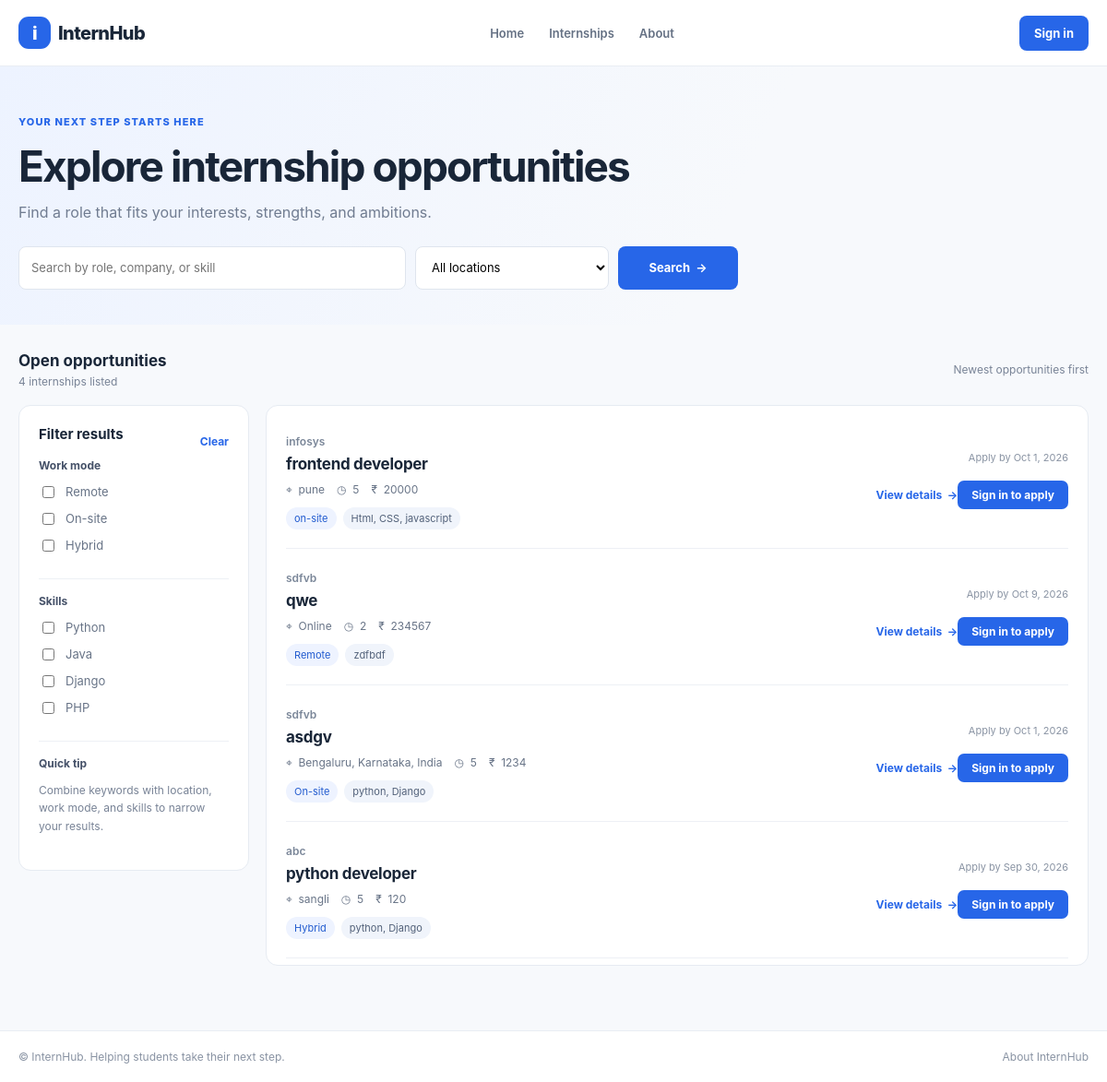
Screenshot of /internships/ with the database file from the repository.
### internships/models.py (models this page shows, shortened)
class Internship(models.Model):
    company = models.CharField(max_length=150)
    title = models.CharField(max_length=200)
    location = models.CharField(max_length=150)
    work_mode = models.CharField(max_length=50)
    duration = models.CharField(max_length=100)
    stipend = models.CharField(max_length=100)
    skills = models.TextField()
    about = models.TextField()
    responsibilities = models.TextField()
    requirements = models.TextField()
    last_date = models.DateField()
    created_at = models.DateTimeField(auto_now_add=True)

### internships/views.py (the view)
def internship_index(request):
    internships = Internship.objects.all().order_by("-created_at")
    student_id = request.session.get("student_id")
    is_student = (
        request.session.get("account_type") == "student"
        and Student.objects.filter(id=student_id).exists()
    )
    return render(
        request,
        "internships/internship_index.html",
        {
            "internships": internships,
            "is_student": is_student,
            "applied_internship_ids": (
                Application.objects.filter(student_id=student_id).values_list(
                    "internship_id", flat=True
                )
                if is_student
                else ()
            ),
        }
    )

### internships/templates/internships/internship_index.html (shortened to what this page needs)
<!DOCTYPE html>
<html lang="en">
<head>
</head>
<body>
    <header><nav class="wrap nav" aria-label="Main navigation">
        <a class="brand" href="{% url 'index' %}"><span>i</span>InternHub</a>
        <div class="links"><a href="{% url 'index' %}">Home</a><a href="{% url 'internship_index' %}">Internships</a><a href="{% url 'open_aboutus' %}">About</a></div>
        {% if is_student %}
            <a class="button" href="{% url 'student_dashboard' %}">Student dashboard</a>
        {% else %}
            <a class="button" href="{% url 'open_loginforms' %}">Sign in</a>
        {% endif %}
    </nav></header>
    <section class="hero"><div class="wrap">
        <span class="eyebrow">Your next step starts here</span><h1>Explore internship opportunities</h1><p>Find a role that fits your interests, strengths, and ambitions.</p>
        <form class="search" id="search-form" role="search">
            <input id="search-query" type="search" placeholder="Search by role, company, or skill" aria-label="Search by role, company, or skill">
            <select id="location-query" aria-label="Filter by location"><option value="">All locations</option></select>
            <button class="button" type="submit">Search&nbsp; →</button>
        </form>
    </div></section>
    <main class="wrap main">
        <div class="result-top"><div><h2>Open opportunities</h2><p><span id="result-count">{{ internships|length }}</span> <span id="result-label">internship{{ internships|length|pluralize }}</span> listed</p></div><span class="sort-note">Newest opportunities first</span></div>
        <div class="layout">
            <aside class="filters">
                <div style="display:flex;justify-content:space-between;align-items:center"><h3>Filter results</h3><button class="clear" type="button" id="clear-filters">Clear</button></div>
                <div class="filter-groups">
                    <section class="filter-group"><h4>Work mode</h4>
                        <label class="filter-option"><input type="checkbox" name="mode" value="remote"> Remote</label>
                        <label class="filter-option"><input type="checkbox" name="mode" value="on-site"> On-site</label>
                        <label class="filter-option"><input type="checkbox" name="mode" value="hybrid"> Hybrid</label>
                    </section>
                    <section class="filter-group"><h4>Skills</h4>
                        <label class="filter-option"><input type="checkbox" name="skill" value="python"> Python</label>
                        <label class="filter-option"><input type="checkbox" name="skill" value="java"> Java</label>
                        <label class="filter-option"><input type="checkbox" name="skill" value="django"> Django</label>
                        <label class="filter-option"><input type="checkbox" name="skill" value="php"> PHP</label>
                    </section>
                    <section class="filter-group"><h4>Quick tip</h4><p style="color:#788396;font-size:12px;line-height:1.65;margin:0">Combine keywords with location, work mode, and skills to narrow your results.</p></section>
                </div>
            </aside>
            <section class="list-panel" aria-label="Internship listings">
                {% for internship in internships %}
                    <article class="job" data-search="{{ internship.title|lower }} {{ internship.company|lower }} {{ internship.location|lower }} {{ internship.skills|lower }} {{ internship.work_mode|lower }} {{ internship.about|lower }} {{ internship.requirements|lower }}" data-skills="{{ internship.skills|lower }}" data-location="{{ internship.location|lower }}" data-mode="{{ internship.work_mode|lower }}">
                        <div><span class="company">{{ internship.company }}</span><h3><a href="{% url 'internship_detail' internship.id %}">{{ internship.title }}</a></h3>
                            <div class="meta"><span>⌖&nbsp; {{ internship.location }}</span><span>◷&nbsp; {{ internship.duration }}</span><span>₹&nbsp; {{ internship.stipend }}</span></div>
                            <div class="tags"><span class="tag blue">{{ internship.work_mode }}</span><span class="tag">{{ internship.skills }}</span></div>
                        </div>
                        <div class="job-action"><span class="deadline">Apply by {{ internship.last_date|date:"M j, Y" }}</span><a class="details" href="{% url 'internship_detail' internship.id %}">View details&nbsp; →</a>{% if is_student %}{% if internship.id in applied_internship_ids %}<button class="apply-button" type="button" disabled>Applied</button>{% else %}<form method="post" action="{% url 'apply_to_internship' internship.id %}">{% csrf_token %}<button class="apply-button" type="submit">Apply</button></form>{% endif %}{% else %}<a class="apply-button" href="{% url 'open_loginforms' %}">Sign in to apply</a>{% endif %}</div>
                    </article>
                {% empty %}
                    <div class="empty"><span class="empty-icon">⌕</span><h3>No opportunities listed just yet</h3><p>Check back soon for new internship opportunities.</p></div>
                {% endfor %}
            </section>
        </div>
    </main>
    <footer class="footer"><div class="wrap foot"><span>© InternHub. Helping students take their next step.</span><a href="{% url 'open_aboutus' %}">About InternHub</a></div></footer>
</body>
</html>

### internships/templates/internships/internship_index.html (style rules this page uses)
:root { font-family:Inter,ui-sans-serif,system-ui,-apple-system,"Segoe UI",sans-serif;color:#192638;background:#f7f9fc }
* { box-sizing:border-box }
body { margin:0 }
a { color:inherit;text-decoration:none }
.wrap { width:min(1160px,calc(100% - 40px));margin:auto }
header { height:72px;background:#fff;border-bottom:1px solid #e9edf3 }
.nav { height:100%;display:flex;align-items:center;justify-content:space-between;gap:20px }
.brand { font-size:20px;font-weight:800;letter-spacing:-.6px }
.brand span { display:inline-grid;place-items:center;width:35px;height:35px;border-radius:11px;background:#2766e8;color:white;margin-right:8px }
.links { display:flex;gap:27px;align-items:center;font-size:13px;color:#657184;font-weight:600 }
.button { display:inline-flex;align-items:center;justify-content:center;border:0;border-radius:8px;background:#2766e8;color:#fff;padding:11px 16px;font:inherit;font-size:13px;font-weight:700;cursor:pointer }
.hero { padding:48px 0 38px;background:linear-gradient(115deg,#edf3ff,#f7f9fc 65%) }
.eyebrow { font-size:11px;color:#2766e8;font-weight:800;text-transform:uppercase;letter-spacing:.1em }
.hero h1 { font-size:clamp(34px,4vw,46px);letter-spacing:-1.9px;margin:12px 0 10px }
.hero p { color:#707c90;line-height:1.6;margin:0 }
.search { margin-top:23px;display:grid;grid-template-columns:1fr 210px 130px;gap:10px;max-width:780px }
.search input,.search select { height:47px;width:100%;border:1px solid #dfe5ee;border-radius:8px;background:white;padding:0 13px;font:inherit;font-size:13px;outline:none }
.search .button { height:47px }
.main { padding:29px 0 70px }
.result-top { display:flex;justify-content:space-between;align-items:center;gap:15px;margin-bottom:18px }
.result-top h2 { font-size:17px;margin:0 }
.result-top p { font-size:12px;color:#788396;margin:5px 0 0 }
.sort-note { font-size:12px;color:#788396 }
.layout { display:grid;grid-template-columns:250px 1fr;gap:18px;align-items:start }
.filters,.list-panel { background:#fff;border:1px solid #e6ebf2;border-radius:13px }
.filters { padding:21px;position:sticky;top:18px }
.filters h3 { font-size:15px;margin:0 0 17px }
.filter-group { padding:16px 0;border-top:1px solid #edf0f5 }
.filter-group:first-of-type { border-top:0;padding-top:0 }
.filter-group h4 { font-size:12px;margin:0 0 12px;color:#455168 }
.filter-option { display:flex;gap:9px;align-items:center;color:#687487;font-size:13px;margin:10px 0;cursor:pointer }
.filter-option input { accent-color:#2766e8 }
.clear { border:0;background:none;padding:0;color:#2766e8;font:inherit;font-size:12px;font-weight:700;cursor:pointer }
.list-panel { padding:7px 21px }
.job { padding:20px 0;border-bottom:1px solid #edf0f5;display:grid;grid-template-columns:1fr auto;gap:12px;align-items:center }
.company { color:#7b8799;font-size:12px;font-weight:600 }
.job h3 { font-size:17px;letter-spacing:-.3px;margin:6px 0 10px }
.meta { display:flex;flex-wrap:wrap;gap:13px;color:#687487;font-size:12px }
.meta span { white-space:nowrap }
.tags { display:flex;flex-wrap:wrap;gap:7px;margin-top:12px }
.tag { padding:5px 9px;border-radius:20px;background:#f0f4fb;color:#53627a;font-size:11px }
.tag.blue { color:#225bcf;background:#eef3ff }
.job-action { text-align:right }
.deadline { display:block;color:#8993a3;font-size:11px;margin-bottom:9px }
.details { color:#2766e8;font-size:12px;font-weight:700 }
.apply-button { display:inline-flex;align-items:center;justify-content:center;margin:9px 0 0;padding:8px 15px;border:0;border-radius:7px;background:#2766e8;color:#fff;font:inherit;font-size:12px;font-weight:700;cursor:pointer }
.footer { border-top:1px solid #e9edf3;background:#fff;padding:20px 0;color:#8993a3;font-size:12px }
.foot { display:flex;justify-content:space-between;gap:15px }

### rows the page displays
Internship: company "infosys", title "frontend developer", location "pune", duration "5", stipend "20000", work_mode "on-site", skills "Html, CSS, javascript", last_date "Oct 1, 2026"
Internship: company "sdfvb", title "qwe", location "Online", duration "2", stipend "234567", work_mode "Remote", skills "zdfbdf", last_date "Oct 9, 2026"
Internship: company "sdfvb", title "asdgv", location "Bengaluru, Karnataka, India", duration "5", stipend "1234", work_mode "On-site", skills "python, Django", last_date "Oct 1, 2026"
Internship: company "abc", title "python developer", location "sangli", duration "5", stipend "120", work_mode "Hybrid", skills "python, Django", last_date "Sep 30, 2026"

### other values shown
{{ internships|length }} "4"
